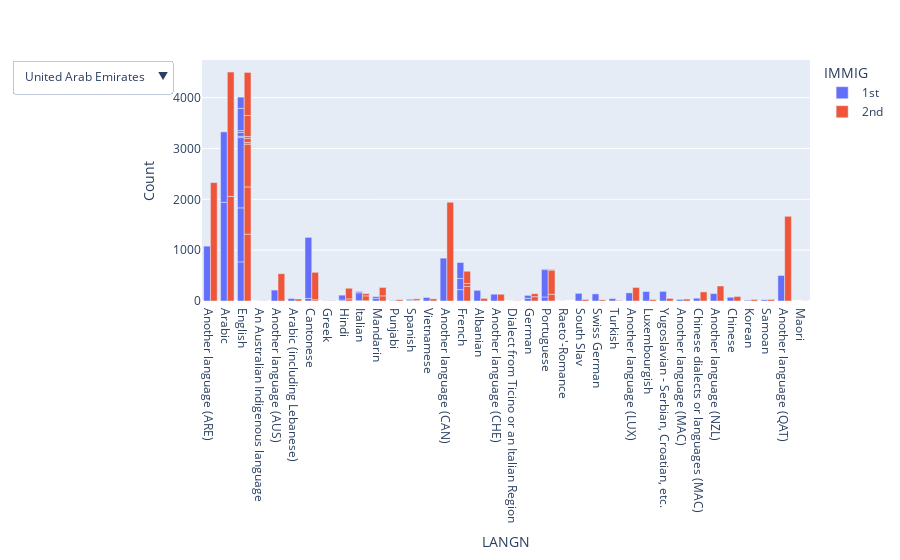

The code cell stored with this chart in its notebook:
### Code cell
import plotly.express as px
import plotly.graph_objects as go


qqq_are = qqq_immi_fp[qqq_immi_fp["CNT"] == "ARE"]
qqq_aus = qqq_immi_fp[qqq_immi_fp["CNT"] == "AUS"]
qqq_can = qqq_immi_fp[qqq_immi_fp["CNT"] == "CAN"]
qqq_che = qqq_immi_fp[qqq_immi_fp["CNT"] == "CHE"]
qqq_lux = qqq_immi_fp[qqq_immi_fp["CNT"] == "LUX"]
qqq_mac = qqq_immi_fp[qqq_immi_fp["CNT"] == "MAC"]
qqq_nzl = qqq_immi_fp[qqq_immi_fp["CNT"] == "NZL"]
qqq_qat = qqq_immi_fp[qqq_immi_fp["CNT"] == "QAT"]

fig = px.bar(qqq_immi_fp, x='LANGN', y='Count', color='IMMIG', barmode='group')


updatemenus = [
    {
        'buttons': [
            {
                'method': 'update',
                'label': 'United Arab Emirates',
                'args': [
                    {'y': [qqq_are[(qqq_are['IMMIG'] == '1st')]['Count'],
                           qqq_are[(qqq_are['IMMIG'] == '2nd')]['Count']]},
                ]
            },
            {
                'method': 'update',
                'label': 'Australia',
                'args': [
                    {'y': [qqq_aus[(qqq_aus['IMMIG'] == '1st')]['Count'],
                           qqq_aus[(qqq_aus['IMMIG'] == '2nd')]['Count']]},
                ]
            }

        
        ],
        'direction': 'down',
        'showactive': False,
    }
]

fig.update_layout(updatemenus=updatemenus)
fig.show()

### Figure 1 — Plotly figure (JSON) as saved in the notebook; plotly's stock layout.template omitted (floating-point values rounded to 4 significant figures)
{"data": [{"alignmentgroup": "True", "hovertemplate": "IMMIG=1st<br>LANGN=%{x}<br>Count=%{y}<extra></extra>", "legendgroup": "1st", "marker": {"color": "#636efa", "pattern": {"shape": ""}}, "name": "1st", "offsetgroup": "1st", "orientation": "v", "showlegend": true, "textposition": "auto", "type": "bar", "x": ["Another language (ARE)", "Arabic", "English", "An Australian Indigenous language", "Another language (AUS)", "Arabic (including Lebanese)", "Cantonese", "English", "Greek", "Hindi", "Italian", "Mandarin", "Punjabi", "Spanish", "Vietnamese", "Another language (CAN)", "English", "French", "Albanian", "Another language (CHE)", "Dialect from Ticino or an Italian Region", "English", "French", "German", "Italian", "Portuguese", "Raeto'-Romance", "South Slav", "Spanish", "Swiss German", "Turkish", "Another language (LUX)", "English", "French", "German", "Italian", "Luxembourgish", "Portuguese", "Yugoslavian - Serbian, Croatian, etc.", "Another language (MAC)", "Cantonese", "Chinese dialects or languages (MAC)", "English", "Mandarin", "Portuguese", "Another language (NZL)", "Chinese", "English", "Korean", "Samoan", "Another language (QAT)", "Arabic", "English", "Hindi"], "xaxis": "x", "y": [1079, 1942, 770, 2, 215, 49, 50, 1062, 3, 18, 7, 48, 9, 16, 70, 843, 1382, 224, 210, 134, 1, 24, 218, 53, 156, 79, 2, 151, 18, 140, 47, 160, 76, 316, 58, 24, 186, 538, 189, 31, 1201, 55, 38, 37, 14, 146, 74, 437, 15, 24, 502, 1384, 221, 97], "yaxis": "y"}, {"alignmentgroup": "True", "hovertemplate": "IMMIG=2nd<br>LANGN=%{x}<br>Count=%{y}<extra></extra>", "legendgroup": "2nd", "marker": {"color": "#EF553B", "pattern": {"shape": ""}}, "name": "2nd", "offsetgroup": "2nd", "orientation": "v", "showlegend": true, "textposition": "auto", "type": "bar", "x": ["Another language (ARE)", "Arabic", "English", "An Australian Indigenous language", "Another language (AUS)", "Arabic (including Lebanese)", "Cantonese", "English", "Greek", "Hindi", "Italian", "Mandarin", "Punjabi", "Spanish", "Vietnamese", "Another language (CAN)", "English", "French", "Albanian", "Another language (CHE)", "Dialect from Ticino or an Italian Region", "English", "French", "German", "Italian", "Portuguese", "South Slav", "Spanish", "Swiss German", "Turkish", "Another language (LUX)", "English", "French", "German", "Italian", "Luxembourgish", "Portuguese", "Yugoslavian - Serbian, Croatian, etc.", "Another language (MAC)", "Cantonese", "Chinese dialects or languages (MAC)", "English", "Mandarin", "Portuguese", "Another language (NZL)", "Chinese", "English", "Korean", "Maori", "Samoan", "Another language (QAT)", "Arabic", "English", "Hindi"], "xaxis": "x", "y": [2329, 2057, 1315, 4, 537, 39, 25, 929, 5, 41, 6, 101, 26, 11, 42, 1942, 841, 285, 51, 133, 5, 32, 60, 85, 95, 132, 30, 31, 23, 11, 266, 82, 240, 59, 44, 29, 475, 51, 38, 539, 179, 37, 166, 14, 295, 89, 413, 31, 2, 31, 1666, 2446, 847, 210], "yaxis": "y"}], "layout": {"barmode": "group", "legend": {"title": {"text": "IMMIG"}, "tracegroupgap": 0}, "margin": {"t": 60}, "updatemenus": [{"buttons": [{"args": [{"y": [[1079, 1942, 770], [2329, 2057, 1315]]}], "label": "United Arab Emirates", "method": "update"}, {"args": [{"y": [[2, 215, 49, 50, 1062, 3, 18, 7, 48, 9, 16, 70], [4, 537, 39, 25, 929, 5, 41, 6, 101, 26, 11, 42]]}], "label": "Australia", "method": "update"}], "direction": "down", "showactive": false}], "xaxis": {"anchor": "y", "domain": [0, 1], "title": {"text": "LANGN"}}, "yaxis": {"anchor": "x", "domain": [0, 1], "title": {"text": "Count"}}}}
